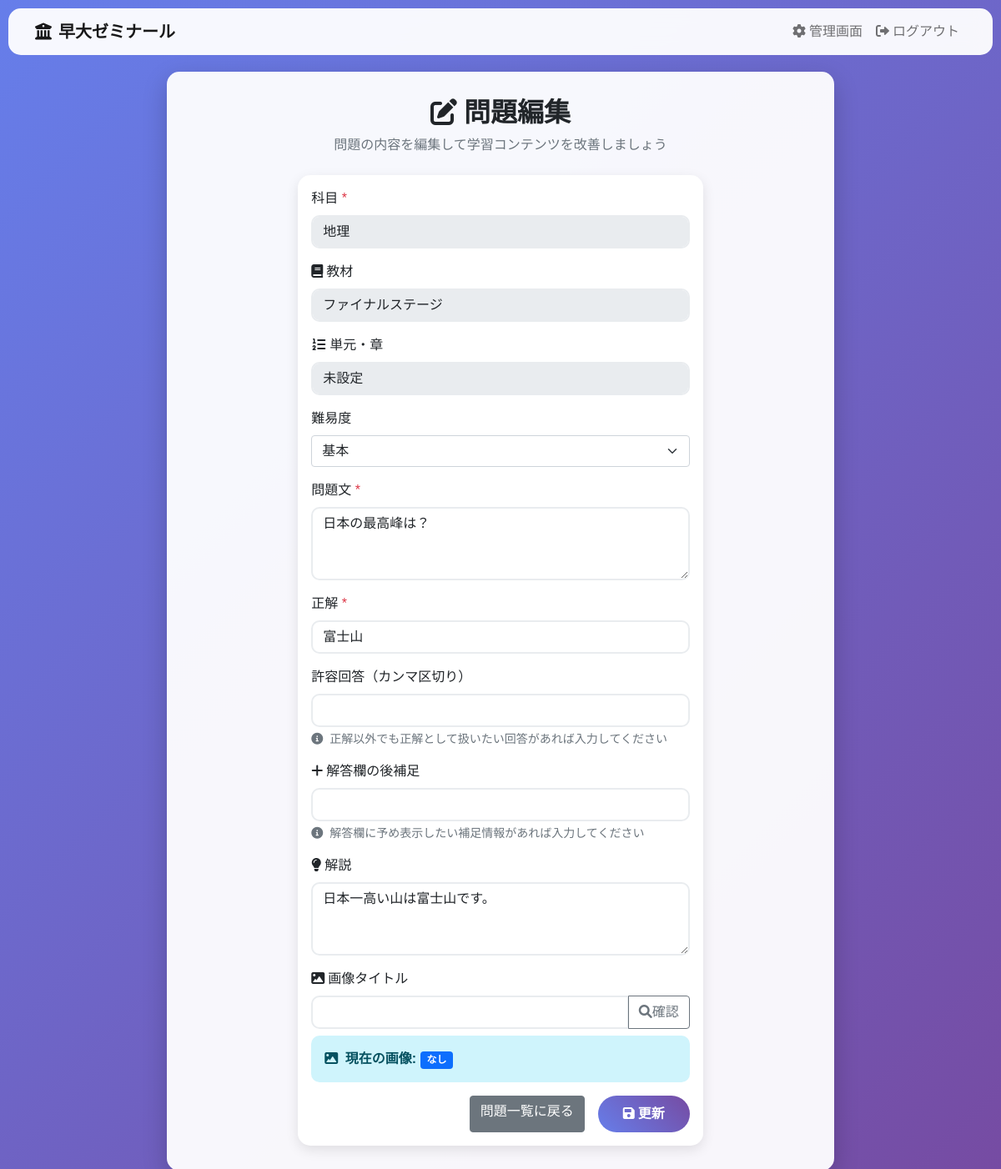
Screenshot of /admin/input_studies/questions/1/edit (signed in) with the database file from the repository.
### tables this page shows
CREATE TABLE input_questions (
            id INTEGER PRIMARY KEY AUTOINCREMENT,
            subject TEXT NOT NULL,
            textbook_id INTEGER NOT NULL,
            unit_id INTEGER,
            question TEXT NOT NULL,
            correct_answer TEXT NOT NULL,
            acceptable_answers TEXT,
            answer_suffix TEXT,
            explanation TEXT,
            difficulty_level TEXT,
            image_name TEXT,
            image_url TEXT,
            image_title TEXT,
            question_number INTEGER,
            created_at TIMESTAMP DEFAULT CURRENT_TIMESTAMP,
            updated_at TIMESTAMP DEFAULT CURRENT_TIMESTAMP,
            FOREIGN KEY (textbook_id) REFERENCES input_textbooks (id),
            FOREIGN KEY (unit_id) REFERENCES input_units (id)
        );

CREATE TABLE input_textbooks (
            id INTEGER PRIMARY KEY AUTOINCREMENT,
            name TEXT NOT NULL,
            subject TEXT NOT NULL,
            grade TEXT,
            publisher TEXT,
            description TEXT,
            wasabi_folder_path TEXT,
            created_at TIMESTAMP DEFAULT CURRENT_TIMESTAMP
        );

### routes/admin.py (the view, shortened to what this page needs)
@admin_bp.route('/admin/input_studies/questions/<int:question_id>/edit')
@login_required
@admin_required
def input_studies_edit_question_page(question_id):
    try:
        with get_db_connection() as conn:
            with get_db_cursor(conn) as cur:
                placeholder = get_placeholder()
                cur.execute(f'''
                    SELECT q.id, q.question, q.correct_answer, q.explanation, q.subject,
                           q.difficulty_level, q.textbook_id, q.unit_id,
                           q.image_name, q.image_title, q.image_url,
                           t.name as textbook_name, u.name as unit_name
                    FROM input_questions q
                    LEFT JOIN input_textbooks t ON q.textbook_id = t.id
                    LEFT JOIN input_units u ON q.unit_id = u.id
                    WHERE q.id = {placeholder}
                ''', (question_id,))
                question_data = cur.fetchone()
                if not question_data:
                    flash('問題が見つかりません', 'error')
                    return redirect(url_for('admin.input_studies_admin_questions'))
                question = {
                    'id': question_data[0],
                    'question_text': question_data[1],  # questionカラムをquestion_textとして扱う
                    'answer_text': question_data[2],    # correct_answerカラムをanswer_textとして扱う
                    'explanation': question_data[3],
                    'subject': question_data[4],
                    'difficulty': question_data[5],     # difficulty_levelカラムをdifficultyとして扱う
                    'textbook_id': question_data[6],
                    'unit_id': question_data[7],
                    'image_name': question_data[8],
                    'image_title': question_data[9],
                    'image_url': question_data[10],
                    'textbook_name': question_data[11] or '未設定',
                    'unit_name': question_data[12] or '未設定'
                }
                textbook_info = None
                if question['textbook_id']:
                    cur.execute(f'SELECT id, name, subject FROM input_textbooks WHERE id = {placeholder}', (question['textbook_id'],))
                    textbook_data = cur.fetchone()
                    if textbook_data:
                        textbook_info = {
                            'id': textbook_data[0],
                            'name': textbook_data[1],
                            'subject': textbook_data[2]
                        }
                unit_info = None
                image_path_info = None
                return render_template('input_studies/edit_question.html',
                                     question=question, textbook_info=textbook_info, unit_info=unit_info, image_path_info=image_path_info)
    except Exception as e:
        current_app.logger.error(f"社会科問題編集画面エラー: {e}")
        flash('問題編集画面の読み込みに失敗しました', 'error')
        return redirect(url_for('admin.input_studies_admin_questions'))

### app.py (called while the page is built)
@app.context_processor
def inject_csrf_token():
    return dict(csrf_token=lambda: '')

@login_manager.user_loader
def load_user(user_id):
    return User.get(user_id)

### models/user.py (called while the page is built)
    @classmethod
    def get(cls, user_id):
        try:
            with get_db_connection() as conn:
                with get_db_cursor(conn) as cur:
                    placeholder = get_placeholder()
                    cur.execute(f"SELECT id, username, password_hash, full_name, is_admin FROM users WHERE id = {placeholder}", (user_id,))
                    row = cur.fetchone()
                    if row:
                        return cls(row[0], row[1], row[2], row[3], row[4])
        except Exception as e:
            pass
        return None

### routes/admin.py (called while the page is built)
def admin_required(f):
    @wraps(f)
    def decorated_function(*args, **kwargs):
        if not current_user.is_authenticated:
            return redirect(url_for('auth.login'))
        if not current_user.is_admin:
            flash('管理者権限が必要です', 'error')
            return redirect(url_for('home'))
        return f(*args, **kwargs)
    return decorated_function

### utils/db.py (called while the page is built, shortened)
@contextmanager
def get_db_connection():
    db_type = os.getenv('DB_TYPE', 'sqlite')
    if db_type == 'sqlite':
        db_path = os.path.abspath(os.getenv('DB_PATH', 'flashcards.db'))
        conn = None
        try:
            conn = sqlite3.connect(db_path, timeout=30.0)  # タイムアウトを30秒に設定
            conn.row_factory = sqlite3.Row  # 辞書形式でアクセス可能にする
            conn.execute("PRAGMA journal_mode=WAL")
            conn.execute("PRAGMA synchronous=NORMAL")
            conn.execute("PRAGMA cache_size=10000")
            conn.execute("PRAGMA temp_store=MEMORY")
            conn.execute("PRAGMA foreign_keys=ON")
            yield conn
        finally:
            if conn:
                try:
                    conn.close()
                except:
                    pass

@contextmanager
def get_db_cursor(conn, cursor_factory=None):
    db_type = os.getenv('DB_TYPE', 'sqlite')
    if db_type == 'sqlite':
        cursor = conn.cursor()
        try:
            yield cursor
        finally:
            cursor.close()

def get_placeholder(db_type=None):
    if db_type is None:
        db_type = os.getenv('DB_TYPE', 'sqlite')
    if db_type == 'sqlite':
        return '?'
    else:
        return '%s'

### templates/input_studies/edit_question.html (shortened to what this page needs)
{% extends "base.html" %}
{% block content %}
<div class="row justify-content-center">
    <div class="col-md-8">
        <div class="text-center mb-4">
            <h2 class="fw-bold">
                <i class="fas fa-edit me-2"></i>問題編集
            </h2>
            <p class="text-muted">問題の内容を編集して学習コンテンツを改善しましょう</p>
        </div>
        <div class="card">
            <div class="card-body">
                <form id="editQuestionForm" onsubmit="saveQuestion(event)">
                    <div class="mb-3">
                        <label class="form-label">科目 <span class="text-danger">*</span></label>
                        <input type="text" class="form-control" value="{{ question.subject or (textbook_info.subject if textbook_info else '未設定') }}" readonly>
                    </div>
                    <div class="mb-3">
                        <label class="form-label">
                            <i class="fas fa-book me-1"></i>教材
                        </label>
                        <input type="text" class="form-control" value="{{ textbook_info.name if textbook_info else '未設定' }}" readonly>
                    </div>
                    <div class="mb-3">
                        <label class="form-label">
                            <i class="fas fa-list-ol me-1"></i>単元・章
                        </label>
                        <input type="text" class="form-control" value="{{ unit_info.name if unit_info else '未設定' }}{% if unit_info and unit_info.chapter_number %} (第{{ unit_info.chapter_number }}章){% endif %}" readonly>
                    </div>
                    <div class="mb-3">
                        <label for="difficulty_level" class="form-label">難易度</label>
                        <select class="form-select" id="difficulty" name="difficulty">
                            <option value="basic" {% if question.difficulty == 'basic' %}selected{% endif %}>基本</option>
                        </select>
                    </div>
                    <div class="mb-3">
                        <label for="question_text" class="form-label">問題文 <span class="text-danger">*</span></label>
                        <textarea class="form-control" id="question_text" name="question_text" rows="3"
                                  required>{{ question.question_text or '' }}</textarea>
                    </div>
                    <div class="mb-3">
                        <label for="answer_text" class="form-label">正解 <span class="text-danger">*</span></label>
                        <input type="text" class="form-control" id="answer_text" name="answer_text"
                               value="{{ question.answer_text or '' }}" required>
                    </div>
                    <div class="mb-3">
                        <label for="acceptable_answers" class="form-label">許容回答（カンマ区切り）</label>
                        <input type="text" class="form-control" id="acceptable_answers" name="acceptable_answers"
                               value="{{ question.acceptable_answers or '' }}">
                        <div class="form-text">
                            <i class="fas fa-info-circle me-1"></i>
                            正解以外でも正解として扱いたい回答があれば入力してください
                        </div>
                    </div>
                    <div class="mb-3">
                        <label for="answer_suffix" class="form-label">
                            <i class="fas fa-plus me-1"></i>解答欄の後補足
                        </label>
                        <input type="text" class="form-control" id="answer_suffix" name="answer_suffix"
                               value="{{ question.answer_suffix or '' }}" oninput="updatePreview()">
                        <div class="form-text">
                            <i class="fas fa-info-circle me-1"></i>
                            解答欄に予め表示したい補足情報があれば入力してください
                        </div>
                    </div>
                    <div class="mb-3">
                        <label for="explanation" class="form-label">
                            <i class="fas fa-lightbulb me-1"></i>解説
                        </label>
                        <textarea class="form-control" id="explanation" name="explanation" rows="3">{{ question.explanation or '' }}</textarea>
                    </div>
                    <div class="mb-3">
                        <label for="image_name" class="form-label">
                            <i class="fas fa-image me-1"></i>画像タイトル
                        </label>
                        <div class="input-group">
                            <input type="text" class="form-control" id="image_name" name="image_name"
                                   value="{{ question.image_title or '' }}">
                            <button type="button" class="btn btn-outline-secondary" onclick="checkImageExists()">
                                <i class="fas fa-search"></i>確認
                            </button>
                        </div>
                        <div class="mt-2">
                            <div id="current-image-header" class="alert alert-info">
                                <i class="fas fa-image me-1"></i>
                                <strong>現在の画像:</strong>
                                <span id="current-image-title" class="badge bg-primary">{{ question.image_title or 'なし' }}</span>
                            </div>
                        </div>
                    </div>
                    <div class="d-grid gap-2 d-md-flex justify-content-md-end">
                        {% if question.unit_id %}
                            <a href="{{ url_for('admin.input_studies_admin_unit_questions', textbook_id=question.textbook_id or 1, unit_id=question.unit_id) }}" class="btn btn-secondary me-md-2">単元問題一覧に戻る</a>
                        {% else %}
                            <a href="{{ url_for('admin.input_studies_admin_questions') }}" class="btn btn-secondary me-md-2">問題一覧に戻る</a>
                        {% endif %}
                        <button type="submit" class="btn btn-primary">
                            <i class="fas fa-save me-1"></i>更新
                        </button>
                    </div>
                </form>
            </div>
        </div>
    </div>
</div>
{% endblock %}

### templates/base.html (style rules this page uses)
body { background: linear-gradient(135deg, #667eea 0%, #764ba2 100%); min-height: 100vh; font-family: 'Hiragino Kaku Gothic ProN', 'Yu Gothic', sans-serif; }
.btn-primary { background: linear-gradient(45deg, #667eea, #764ba2); border: none; border-radius: 25px; padding: 10px 30px; font-weight: bold; transition: all 0.3s ease; }
.card { border: none; border-radius: 15px; box-shadow: 0 5px 15px rgba(0, 0, 0, 0.1); transition: all 0.3s ease; }
.alert { border-radius: 10px; border: none; }
.form-control { border-radius: 10px; border: 2px solid #e9ecef; transition: all 0.3s ease; }

### rows the page displays
input_questions: subject "地理", difficulty "基本", question_text "日本の最高峰は？", answer_text "富士山", explanation "日本一高い山は富士山です。"
input_textbooks: name "ファイナルステージ"

### other values shown
{{ question.image_title or 'なし' }} "なし"
